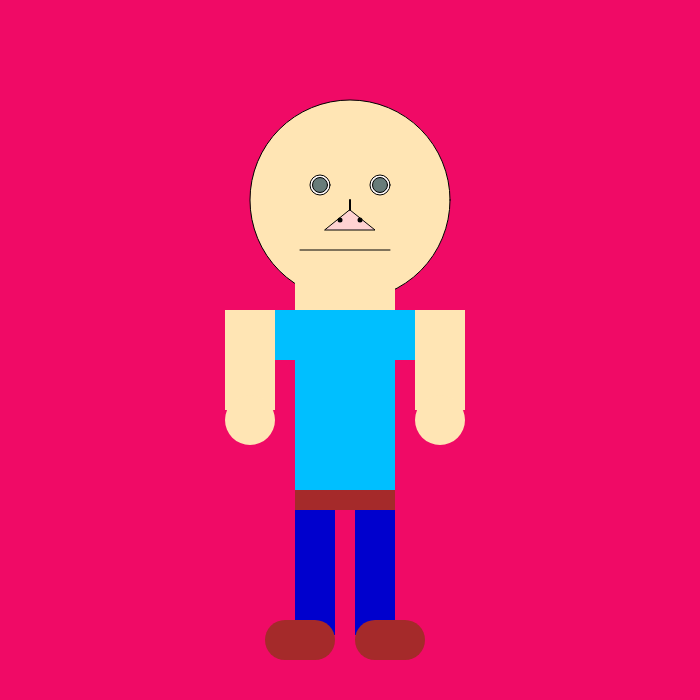
Frame 1 (no input)
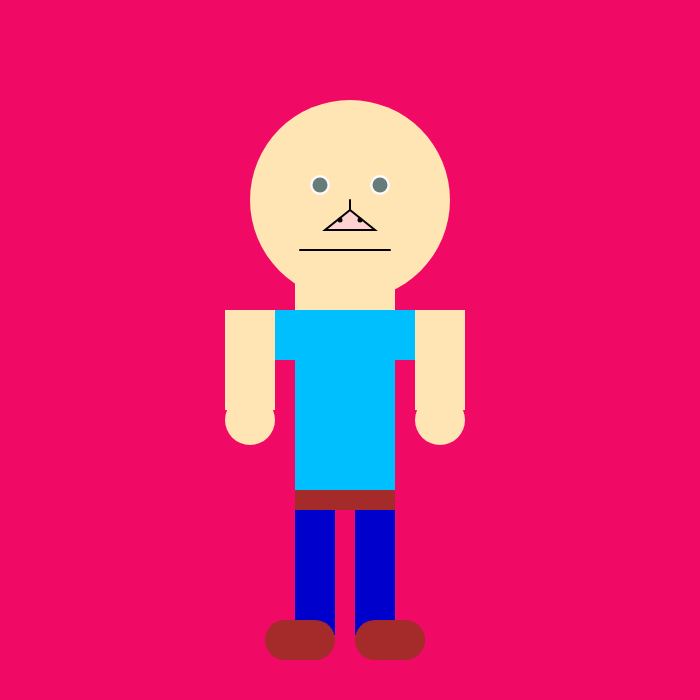
Frame 60 (no input)
Frame 120 (the mouse pressed at the canvas centre since frame 60): identical to frame 60, image omitted

The p5.js sketch that drew these frames (run headless with seeded random() and noise() and a simulated clock; from frame 60 on, the mouse is pressed at the canvas centre):

// p5.js sketch
// ── sketch.js
function setup()
{
    createCanvas(700,700);
}
function draw()
{
     background(240,10,102);
    // Head
     fill(255,229,180);
     ellipse(350, 200, 200,)//peach color;
     
        //eyes
            fill(255,250,250);
            circle(380,185,20);
            circle(320,185,20);
            fill(104,124,122);
            circle(380,185,15);
            circle(320,185,15);
            
        //mouth
            stroke(3);
            line(390,250,300,250);//work on fixing for mouth
            
        //nose
            fill(350, 210, 210,);
            triangle(325,230,375,230,350,210);
           //order is (x1,y1)-left corner (x2,y2)-right corner (x3,y3)-connecting point/top
            strokeWeight(5);
            point(340,220);//Nostril(L)
            point(360,220); //Nostril(R)
            strokeWeight(2);
            line(350,210,350,200);   
        //neck
            noStroke();            
            fill(255,229,180);
            rect(295,270,100,50);
    //Chest

        //shirt
            fill(0,191,255);
            rect(295,310,100,200);//main torso of shirt
            rect(245,310,100,50);//Sleeve(R)
            rect(355,310,100,50);//sleeve(L)
        //arms
            fill(255,229,180);
            rect(225,310,50,100);//arm(R)
            rect(415,310,50,100);//arm(L)
        //hands
            fill(255,229,180);
            circle(250,420,50);//Hand(R)
            circle(440,420,50);//Hand(L)

         //legs/pants
            fill(165,42,42);//belt color (brownish red)
            rect(295,490,100,20);//belt
            fill(0,0,205);//get a jean color for pants
            rect(295,510,40,125);//Leg(R)
            rect(355,510,40,125);//Leg(L)
     
        //feet/shoes
        fill(165,42,42);//brown for tops of shoes
        rect(265,620,70,40,20);//top of shoe(R)
        rect(355,620,70,40,20);//top of shoe(L)
        
}
